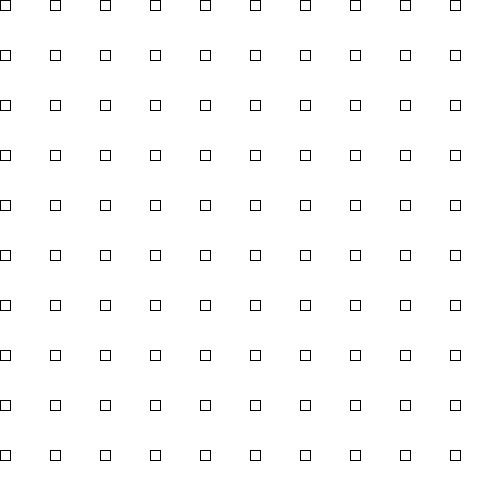
Frame 1 (no input)
Frame 60 (the mouse pressed at the canvas centre just before this capture): identical to frame 1, image omitted
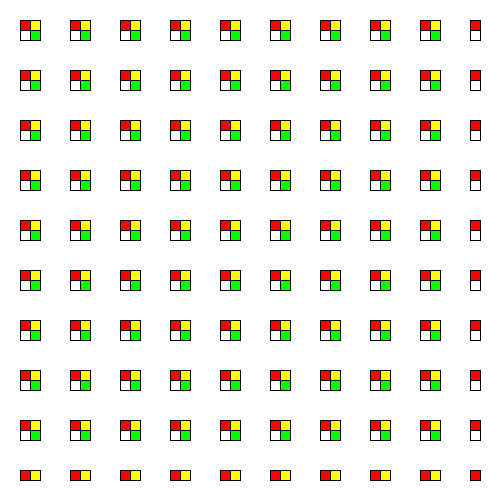
Frame 120 (the mouse held since frame 60 and released just before this capture)

The Processing sketch that drew these frames (run headless with seeded random() and noise(); from frame 60 on, the mouse is pressed at the canvas centre):

// Processing sketch: map_hacia_funcion
// ── map_hacia_funcion.pde
void setup() {
  size(500, 500);
}

void draw() {
  background(255);
  float miRangoX = map(mouseX, 0, width, 0, 40);
  float miRangoY = map(mouseY, 0, width, 0, 40);

  //cuadrado(200, 200, miRangoX, miRangoY); //ver este solo y apagar el for loop para entender 

  for (int i=0; i<10; i++) {
    for (int j=0; j<10; j++) {
      cuadrado(50*i, 50*j, miRangoX, miRangoY);
    }
  }
}

void cuadrado(float posX, float posY, float distX, float distY) {
  pushMatrix();
  translate(posX, posY);
  //rotate(radians(distX*4 + distY));
  fill(255,0,0);
  rect(distX, distY, 10, 10);
  
  fill(255,255,0);
  rect(-distX, distY, 10, 10);
  
  fill(0,255,0);
  rect(-distX, -distY, 10, 10);
  
  fill(255);
  rect(distX, -distY, 10, 10);
  popMatrix();
}
